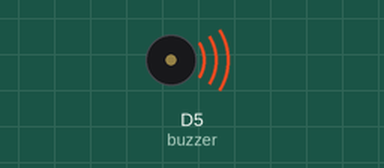
Simulated run of this sketch. Board: ESP8266 (NodeMCU). Parts: buzzer (waves = sounding, pin HIGH).

Above: at 0.2 s.
Timing chart, 0 to 3.0 s (numbered marks = the images above):
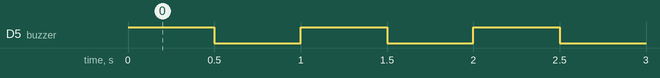

Measured:
- by itself, D5 (buzzer): alternates HIGH for 0.50 s and LOW for 0.50 s

The sketch:

DIGITAL_TEMPERATURE.ino
```cpp
int buzzer = D5; // signal pin

void setup() {
  pinMode(buzzer, OUTPUT);
}

void loop() {
  digitalWrite(buzzer, HIGH);  // buzzer ON
  delay(500);                  // 0.5 sec
  digitalWrite(buzzer, LOW);   // buzzer OFF
  delay(500);
}
```
